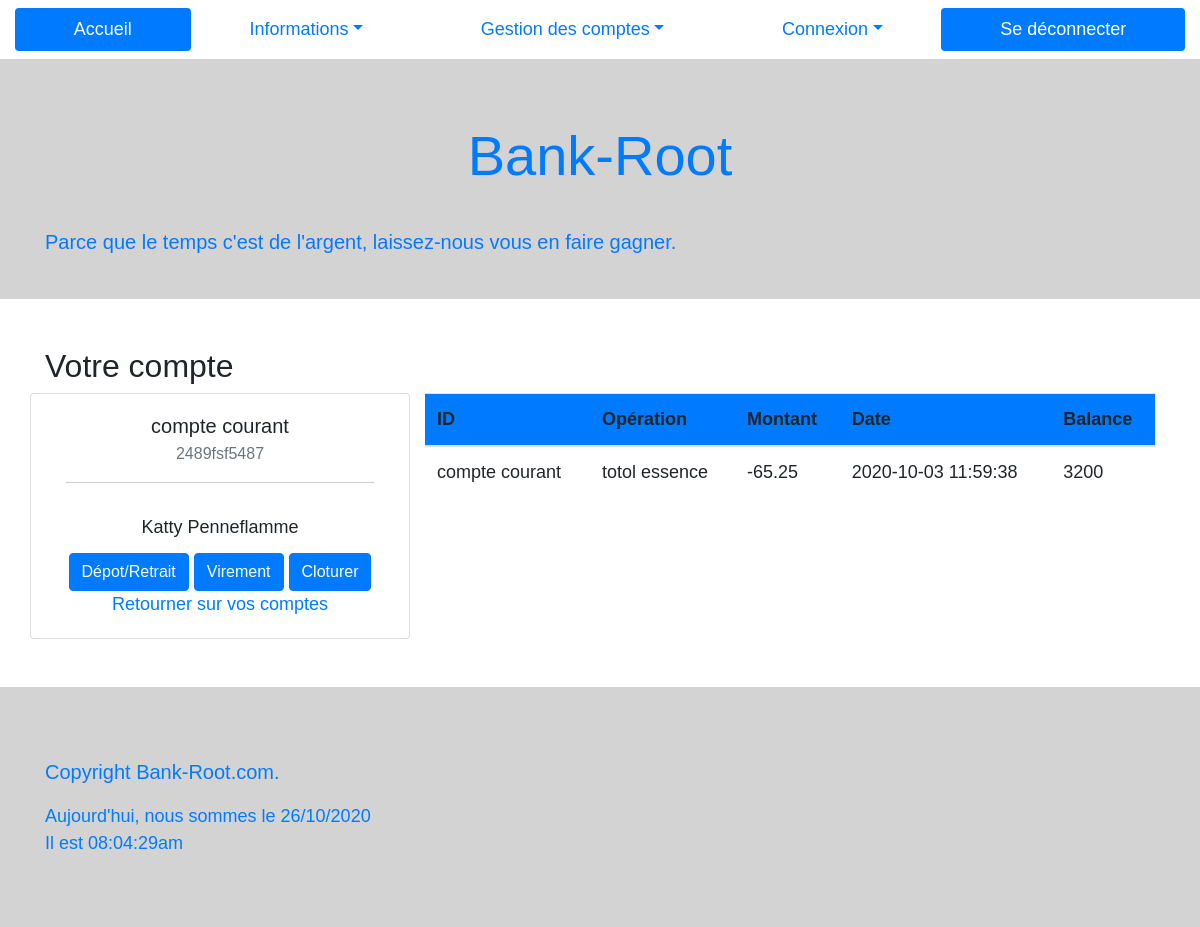
The page /single.php?id=2 (signed in) on the database its author committed.
### tables this page shows
CREATE TABLE Account
(
    id INT UNSIGNED NOT NULL AUTO_INCREMENT,
    account_type VARCHAR (50) NOT NULL,
    account_number VARCHAR (30) NOT NULL,
    amount DECIMAL(11,2) NOT NULL,
    opening_date DATE NOT NULL,
    user_id INT UNSIGNED, 
    PRIMARY KEY (id),
    FOREIGN KEY (user_id) REFERENCES User(id)
);

CREATE TABLE Operation
(
    id INT UNSIGNED NOT NULL AUTO_INCREMENT,
    operation_type VARCHAR (50) NOT NULL,
    account_id INT UNSIGNED,
    operation_amount DECIMAL(11,2) NOT NULL,
    operation_date TIMESTAMP NOT NULL,
    account_balance INT NOT NULL,
    PRIMARY KEY (id),
    FOREIGN KEY (account_id) REFERENCES Account(id)
);

### single.php (called while the page is built, shortened)
<?php
  include ("model/singleModel.php");
    if(isset($_GET["id"]) AND ($_GET["id"] > 0)) {
        $pos = htmlspecialchars($_GET["id"]);
        $account = getSingleAccount($_SESSION["user"], $pos);
    }
    require ("view/singleView.php");

### model/singleModel.php (called while the page is built)
<?php
function getSingleAccount(array $user, int $id) {
    try {
        $db = new PDO('mysql:host=localhost;dbname=banque_php', 'banquePHP', 'banquePHP');
    } catch (PDOExeption $e) {
        print "Erreur !: " . $e->getMessage() . "<br/>";
        die();
    }
    $query = $db->prepare(
        "SELECT *
        FROM Account
        LEFT JOIN Operation ON operation.account_id = Account.id
        WHERE Account.user_id = :user_id
        AND Account.id = :id"
    );
    $query->execute ([
        "user_id" => $user["id"],
        "id" => $id,
    ]);
    $account = $query->fetch(PDO::FETCH_ASSOC);
    return $account;
}

### view/singleView.php (the view, shortened to what this page needs)
<?php
  include ("view/template/doctype_html.php");
  include ("view/template/nav.php");
  include ("view/template/header.php");
?>
<h2>Votre compte</h2>
<div >
  <div class="row">
    <div class="card text-center col-12 col-sm-10 col-md-6 col-lg-4 ">
      <section class="card-body">
        <h5 class="card-title"><?php echo $account["account_type"];?></h5>
        <h6 class="card-subtitle mb-2 text-muted"><?php echo $account["account_number"];?></h6>
        <hr>
        <ul class="list-group list-group-flush">
          <li class="list-group-item"><?php echo $_SESSION["user"]["lastname"] ." ". $_SESSION["user"]["firstname"];?></li>
        </ul>
        <a href="depot-retrait.php" class="btn btn-primary">Dépot/Retrait</a>
        <a href="virement.php" class="btn btn-primary">Virement</a>
        <a href="supprimer.php" class="btn btn-primary">Cloturer</a>
        <a href="compte.php">Retourner sur vos comptes</a>
      </section>
    </div>
    <div class="col-12 col-sm-10 col-md-6 col-lg-8">
      <table class="table">
        <thead class="bg-primary">
          <tr>
            <th scope="col">ID</th>
            <th scope="col">Opération</th>
            <th scope="col">Montant</th>
            <th scope="col">Date</th>
            <th scope="col">Balance</th>
          </tr>
        </thead>
        <tbody>
            <tr>
              <td><?php echo $account["account_type"]; ?></td>
              <td><?php echo $account["operation_type"]; ?></td>
              <td><?php echo $account["operation_amount"];?></td>
              <td><?php echo $account["operation_date"]; ?></td>
              <td><?php echo $account["account_balance"];?></td>
            </tr>
        </tbody>
      </table>
    </div>
  </div>
</div>
<?php
  include ("view/template/footer.php");
?>

### public/css/main.css (style rules this page uses)
html { color: #222; font-size: 1em; line-height: 1.4; }
hr { display: block; height: 1px; border: 0; border-top: 1px solid #ccc; margin: 1em 0; padding: 0; }
* { margin: 0; font-size: large; font-family: 'Secular One', sans-serif; }

### rows shown on the page
account: account_type "compte courant", account_number "2489fsf5487"
operation: operation_type "totol essence", operation_amount "-65.25", operation_date "2020-10-03 11:59:38", account_balance "3200"

### other values the page prints
$_SESSION["user"]["lastname"] "Katty"
$_SESSION["user"]["firstname"] "Penneflamme"
